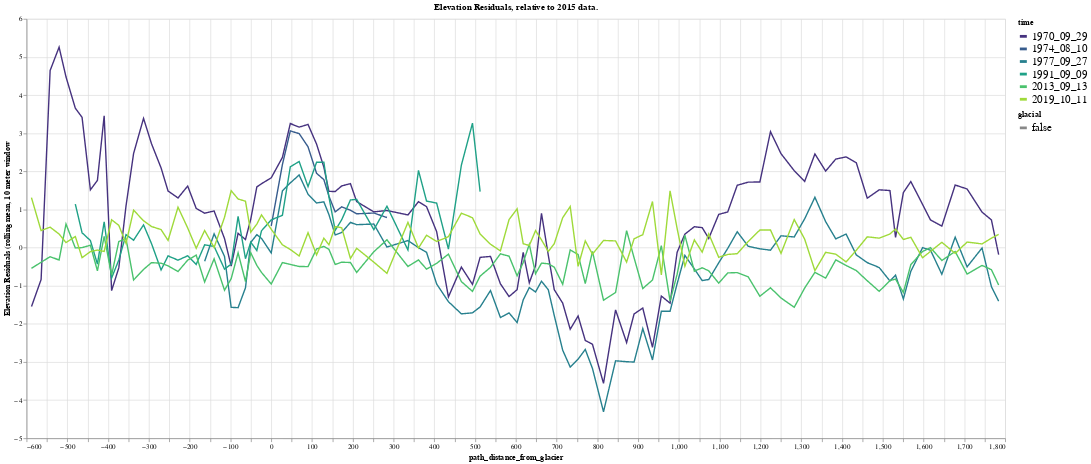

Notebook source saved alongside this figure:
### Markdown cell above
Plot elevation residuals, exclude glacier signals (large)

### Code cell
src = diff_df[['elevation', 'time', 'path_distance_from_glacier', 'glacial', 'elevation_residual', 'n_from_glacial_max']].reset_index().dropna()
src['time'] = src['time'].apply(lambda x: x.strftime(strip_time_format))
alt.Chart(
    src
).transform_filter(
    (datum.glacial == False)
).mark_line().encode(
    alt.X("path_distance_from_glacier:Q"),
    alt.Y("elevation_residual:Q", scale=alt.Scale(zero=False), title='Elevation Residuals (rolling mean, 10 meter window', impute=alt.ImputeParams(value=None)),
    alt.Color("time:O", scale=alt.Scale(scheme='viridis')),
    alt.StrokeDash('glacial:N'),
).properties(
    width = 1400,
    height = 600,
    title="Elevation Residuals, relative to 2015 data."
).configure_legend(
    titleColor='black', 
    titleFontSize=12, 
    labelFontSize=16, 
    symbolStrokeWidth=4
)

### Figure 1 — Vega-Lite specification as saved in the notebook (floating-point values rounded to 4 significant figures; data arrays with more than 128 entries replaced by an {"elided": "..."} marker saying what was removed)
{"config": {"view": {"continuousWidth": 400, "continuousHeight": 300}, "legend": {"labelFontSize": 16, "symbolStrokeWidth": 4, "titleColor": "black", "titleFontSize": 12}}, "data": {"name": "data-6c9d309d7a0f8016c1b04faa70df1bc0"}, "mark": "line", "encoding": {"color": {"field": "time", "scale": {"scheme": "viridis"}, "type": "ordinal"}, "strokeDash": {"field": "glacial", "type": "nominal"}, "x": {"field": "path_distance_from_glacier", "type": "quantitative"}, "y": {"field": "elevation_residual", "impute": {"value": null}, "scale": {"zero": false}, "title": "Elevation Residuals (rolling mean, 10 meter window", "type": "quantitative"}}, "height": 600, "title": "Elevation Residuals, relative to 2015 data.", "transform": [{"filter": "(datum.glacial === false)"}], "width": 1400, "$schema": "https://vega.github.io/schema/vega-lite/v4.17.0.json", "datasets": {"data-6c9d309d7a0f8016c1b04faa70df1bc0": {"elided": "528 records"}}}
